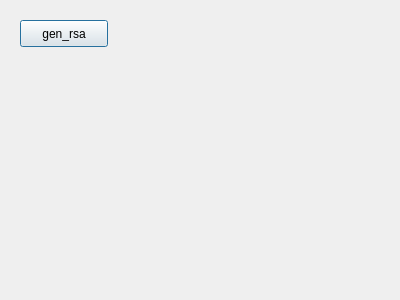
<?xml version="1.0" encoding="UTF-8"?>
<ui version="4.0">
 <class>OpensslDialog</class>
 <widget class="QDialog" name="OpensslDialog">
  <property name="geometry">
   <rect>
    <x>0</x>
    <y>0</y>
    <width>400</width>
    <height>300</height>
   </rect>
  </property>
  <property name="windowTitle">
   <string>Dialog</string>
  </property>
  <widget class="QPushButton" name="pushButton_genRsa">
   <property name="geometry">
    <rect>
     <x>20</x>
     <y>20</y>
     <width>88</width>
     <height>27</height>
    </rect>
   </property>
   <property name="text">
    <string>gen_rsa</string>
   </property>
  </widget>
 </widget>
 <resources/>
 <connections/>
</ui>
